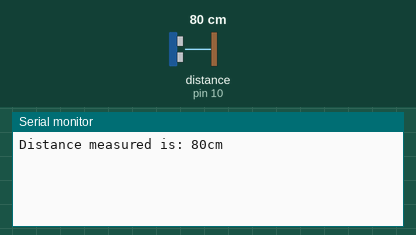
Simulated run of this sketch. Board: Arduino Uno, built with avr-gcc and run on an emulated ATmega328P. On the bench: the last lines printed to the serial monitor. Inputs (shaded band) come from the test bench; at power-on: distance to the obstacle (sensor on pin 10) 80 cm. The echo pulse lasts 58.3 µs per cm.

Above: at 2.2 s.
2.3 s: distance to the obstacle (sensor on pin 10) set to 2 cm
At 2.8 s:
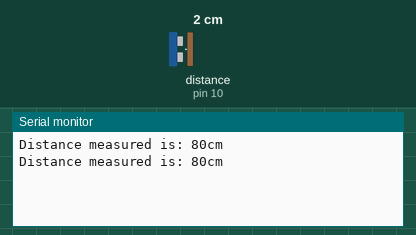
3.9 s: distance to the obstacle (sensor on pin 10) set to 4 cm
At 5.2 s:
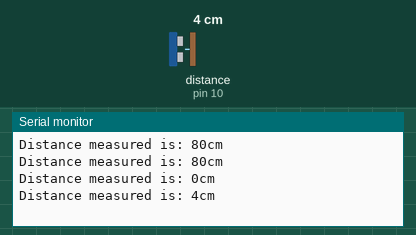
Timing chart, 0 to 6.9 s (numbered marks = the images above; inputs shaded):
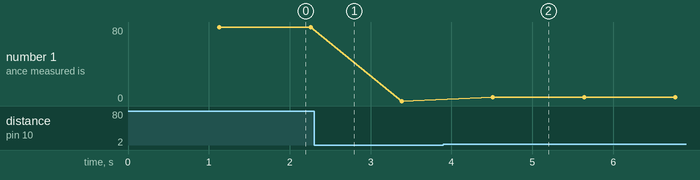

Measured:
- after the input at 3.9 s, the serial monitor: prints a new line after 0.61 s (image 2)
- plotted number 1: 80 → 0 after the input at 2.3 s, 0 → 4 after the input at 3.9 s

The sketch:

ultrasonicTest.ino
```cpp
/* This is a test code for the ultrasonic sensor I will use (HC-SR04)
 *
 *  Test one
 *    Printing out the measured distance continuesly (1 second interval)
 */

#include <SR04.h>

#define ECHO_PIN 11
#define TRIG_PIN 10

SR04 ultrasonic = SR04(ECHO_PIN, TRIG_PIN);

int distance;

void setup() {
  Serial.begin(9600);
  delay(1000);
}

void loop() {
  distance = ultrasonic.DistanceAvg();
  if(distance < 4 || distance > 400){ // if the distance calculated is not valid( HC-SR04 can only measure distance between 4cm to 400cm)
    distance = 0;  // this is an indication of the distance which is invalid
  }
  Serial.print("Distance measured is: ");
  Serial.print(distance);
  Serial.println("cm");
  delay(1000);
}
```
